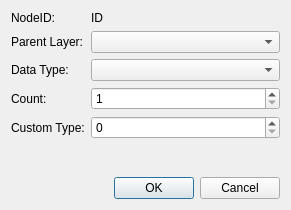
<?xml version="1.0" encoding="UTF-8"?>
<ui version="4.0">
 <class>LayerDialog</class>
 <widget class="QDialog" name="LayerDialog">
  <property name="geometry">
   <rect>
    <x>0</x>
    <y>0</y>
    <width>291</width>
    <height>210</height>
   </rect>
  </property>
  <property name="windowTitle">
   <string>Dialog</string>
  </property>
  <layout class="QVBoxLayout" name="verticalLayout">
   <item>
    <layout class="QFormLayout" name="formLayout">
     <item row="0" column="0">
      <widget class="QLabel" name="nodeLabel">
       <property name="text">
        <string>NodeID:</string>
       </property>
      </widget>
     </item>
     <item row="0" column="1">
      <widget class="QLabel" name="nodeIDLabel">
       <property name="text">
        <string>ID</string>
       </property>
      </widget>
     </item>
     <item row="1" column="0">
      <widget class="QLabel" name="parentLayerLabel">
       <property name="text">
        <string>Parent Layer:</string>
       </property>
      </widget>
     </item>
     <item row="1" column="1">
      <widget class="QComboBox" name="parentLayerComboBox"/>
     </item>
     <item row="2" column="0">
      <widget class="QLabel" name="dataTypeLabel">
       <property name="text">
        <string>Data Type:</string>
       </property>
      </widget>
     </item>
     <item row="2" column="1">
      <widget class="QComboBox" name="dataTypeComboBox"/>
     </item>
     <item row="3" column="0">
      <widget class="QLabel" name="countLabel">
       <property name="text">
        <string>Count:</string>
       </property>
      </widget>
     </item>
     <item row="3" column="1">
      <widget class="QSpinBox" name="countSpinBox">
       <property name="minimum">
        <number>1</number>
       </property>
       <property name="maximum">
        <number>4</number>
       </property>
      </widget>
     </item>
     <item row="4" column="0">
      <widget class="QLabel" name="customTypeLabel">
       <property name="text">
        <string>Custom Type:</string>
       </property>
      </widget>
     </item>
     <item row="4" column="1">
      <widget class="QSpinBox" name="customTypeSpinBox">
       <property name="maximum">
        <number>65535</number>
       </property>
      </widget>
     </item>
    </layout>
   </item>
   <item>
    <widget class="QDialogButtonBox" name="buttonBox">
     <property name="orientation">
      <enum>Qt::Horizontal</enum>
     </property>
     <property name="standardButtons">
      <set>QDialogButtonBox::Cancel|QDialogButtonBox::Ok</set>
     </property>
    </widget>
   </item>
  </layout>
 </widget>
 <resources/>
 <connections>
  <connection>
   <sender>buttonBox</sender>
   <signal>accepted()</signal>
   <receiver>LayerDialog</receiver>
   <slot>accept()</slot>
   <hints>
    <hint type="sourcelabel">
     <x>248</x>
     <y>254</y>
    </hint>
    <hint type="destinationlabel">
     <x>157</x>
     <y>274</y>
    </hint>
   </hints>
  </connection>
  <connection>
   <sender>buttonBox</sender>
   <signal>rejected()</signal>
   <receiver>LayerDialog</receiver>
   <slot>reject()</slot>
   <hints>
    <hint type="sourcelabel">
     <x>316</x>
     <y>260</y>
    </hint>
    <hint type="destinationlabel">
     <x>286</x>
     <y>274</y>
    </hint>
   </hints>
  </connection>
 </connections>
</ui>
